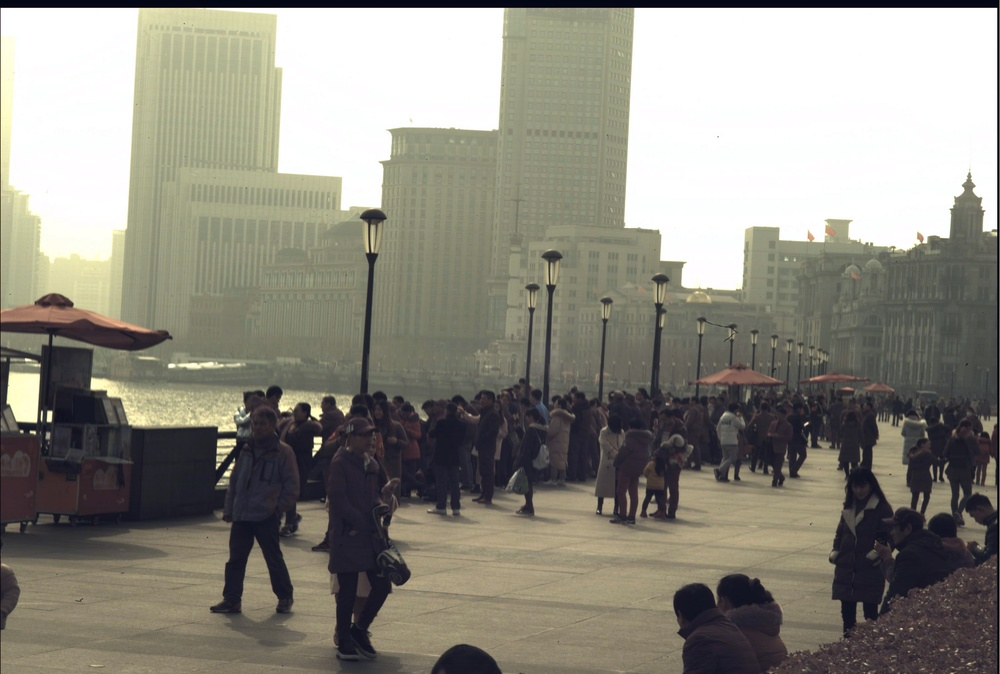
#> input picture ZHY/white_img/P1.jpg, 1000 x 674 px, shrunk from 3028 x 2042 before the run, found by its file name
$ python '灰度化.py'
#> lines starting #> are read from the running program, lines starting #| are printed output that depends on the picture
# RGB 转换为灰度图、二值化图
from PIL import Image
import cv2

I = Image.open('/home/zhangcheng/Desktop/ZHY/white_img/P1.jpg')
#> I is the input picture: PIL image 1000x674 RGB; mean R, G, B 141.3, 138.8, 128.4
L = I.convert('L')  # 转化为灰度图
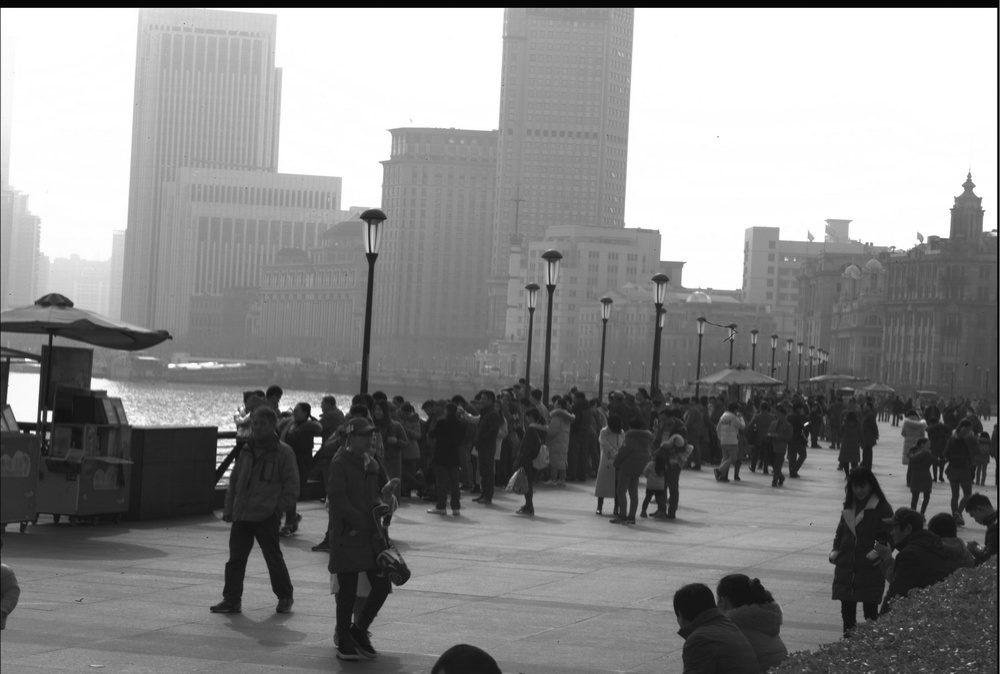
#> L: PIL image 1000x674 L; min 0, max 255, mean 138.3
L.save('1.jpg')

im = cv2.imread('1.jpg', 0)
#> im: shape (674, 1000); min 0, max 255, mean 138.3
eq = cv2.equalizeHist(im)  # 灰度图片直方图均衡化
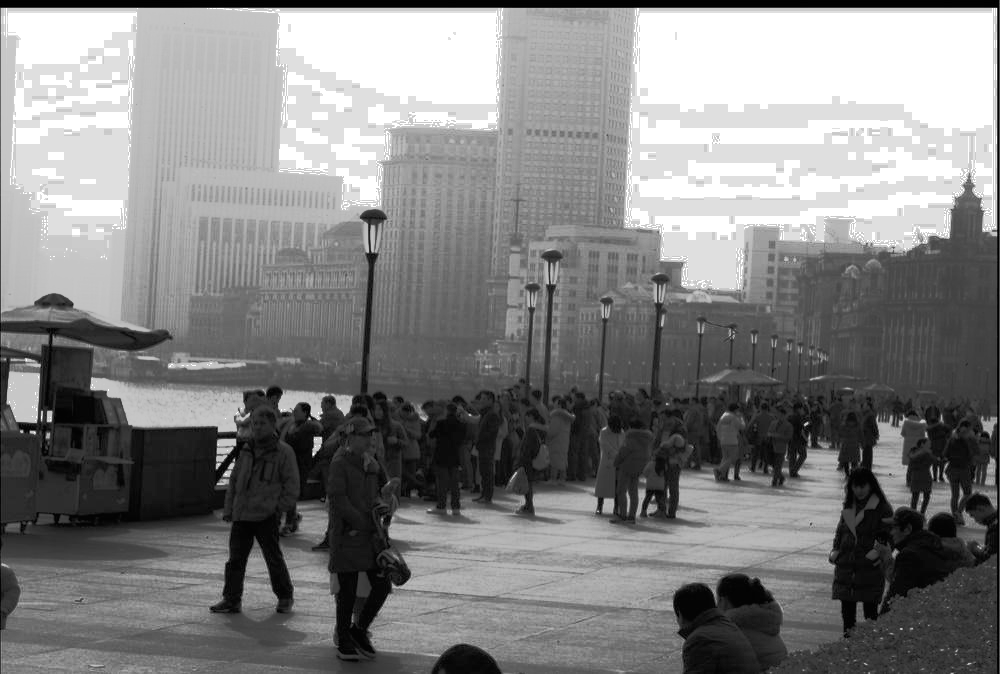
#> eq: shape (674, 1000); min 0, max 255, mean 130.7
cv2.imwrite('vi2.jpg', eq)  # 保存图片在当前目录下

$ run again, with ZHY/white_img/P2.jpg copied over ZHY/white_img/P1.jpg
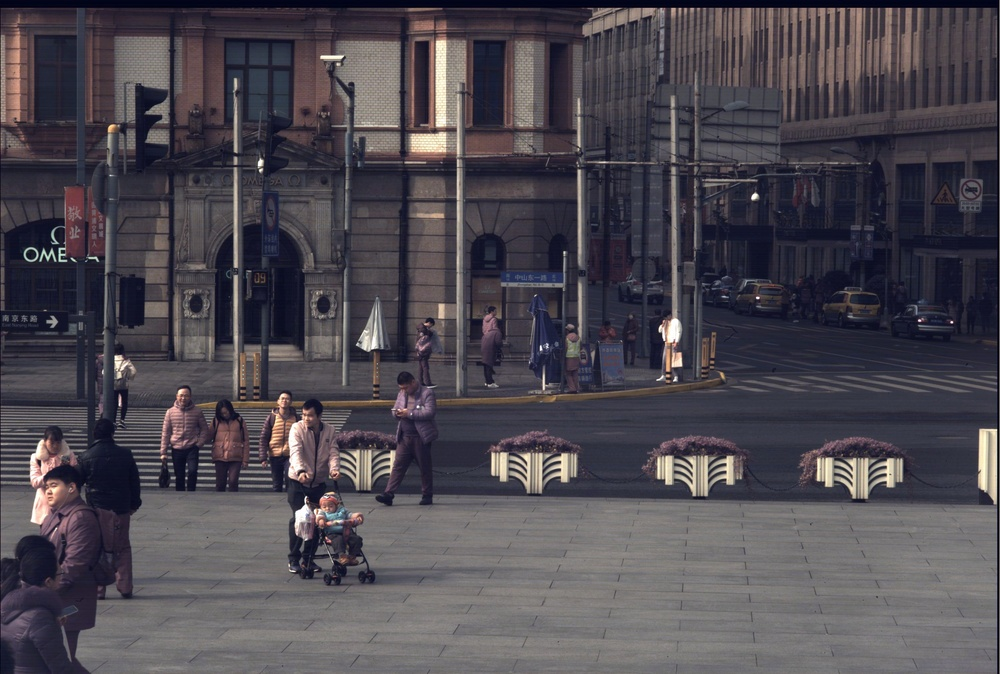
#> input picture ZHY/white_img/P2.jpg, 1000 x 674 px, shrunk from 3028 x 2042 before the run, found by its file name
#> I is the input picture: PIL image 1000x674 RGB; mean R, G, B 77.4, 73, 80.5
#> `L = I.convert('L')`:
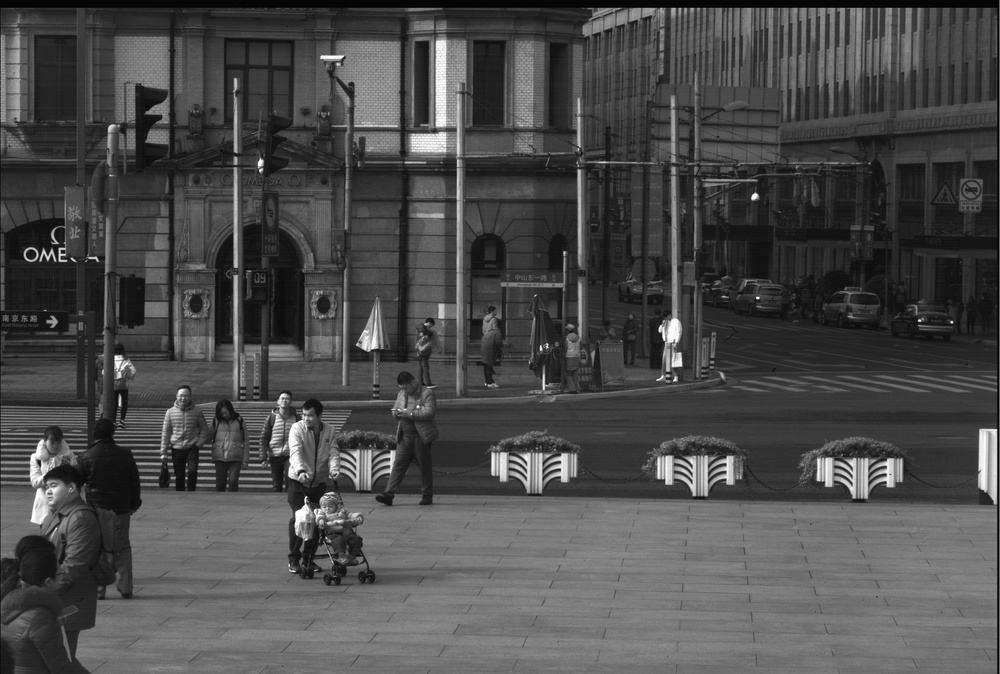
#> L: PIL image 1000x674 L; min 0, max 255, mean 75.2
#> `eq = cv2.equalizeHist(im)`:
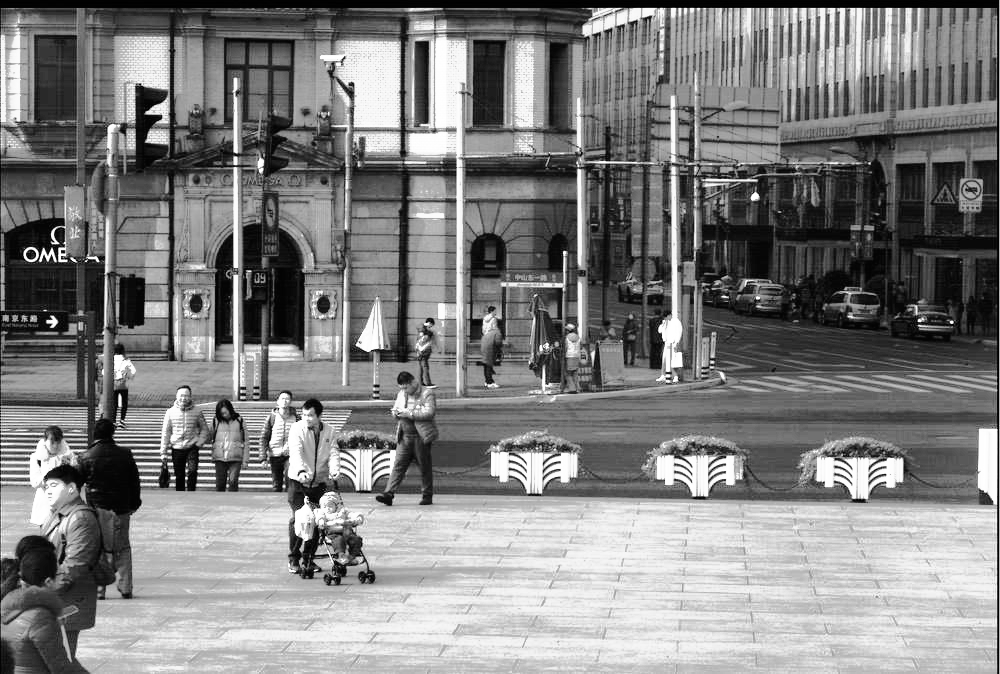
#> eq: shape (674, 1000); min 0, max 255, mean 128.5

$ run again, with ZHY/white_img/P3.jpg copied over ZHY/white_img/P1.jpg
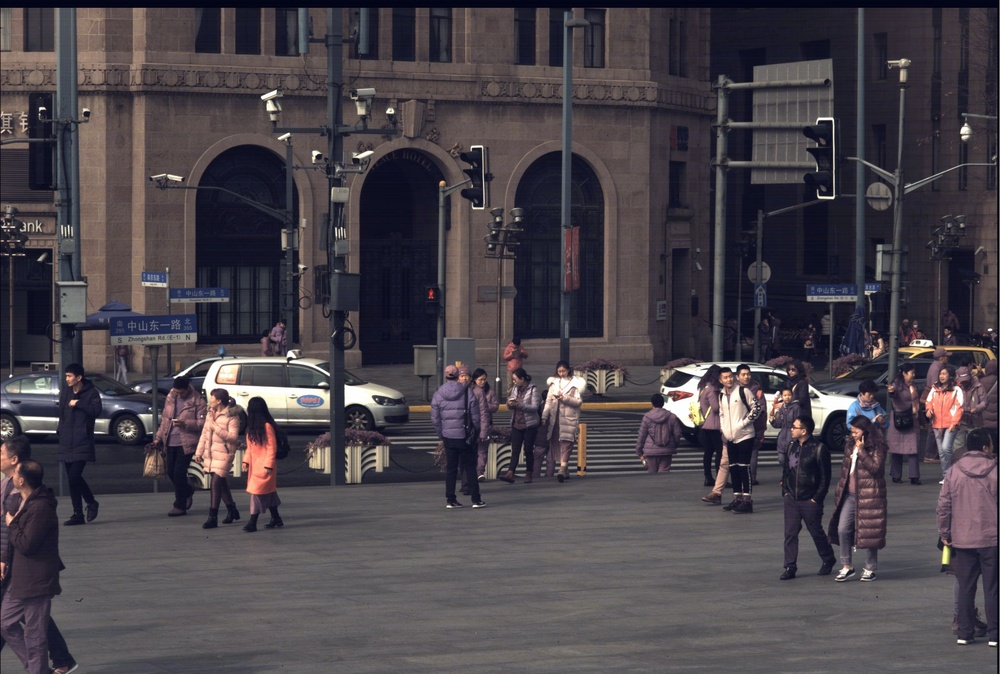
#> input picture ZHY/white_img/P3.jpg, 1000 x 674 px, shrunk from 3028 x 2042 before the run, found by its file name
#> I is the input picture: PIL image 1000x674 RGB; mean R, G, B 74, 67.9, 74.5
#> `L = I.convert('L')`:
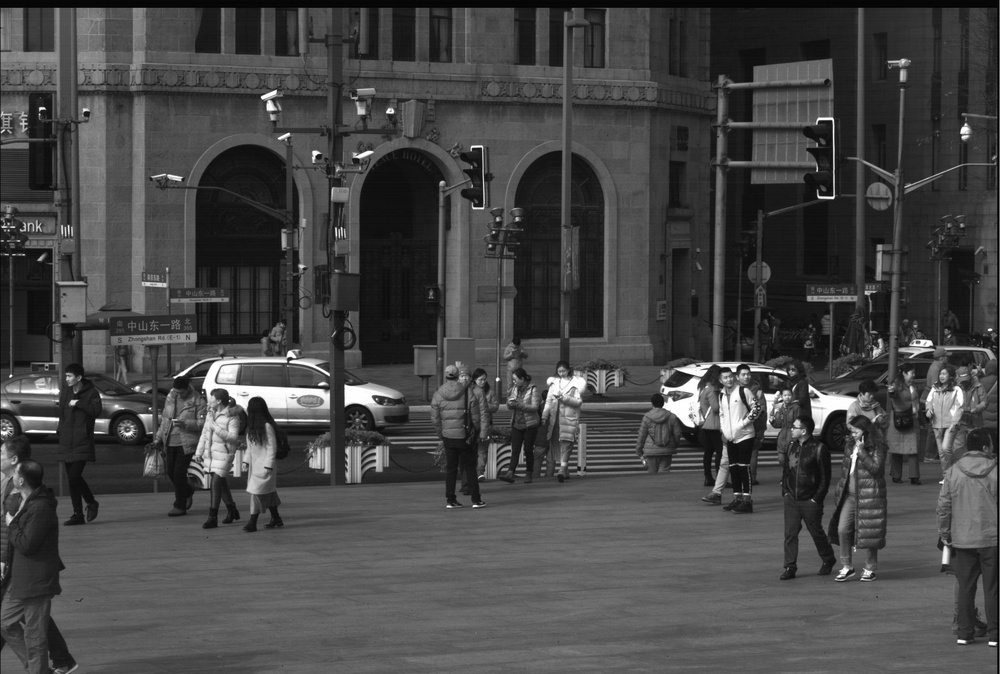
#> L: PIL image 1000x674 L; min 0, max 255, mean 70.5
#> `eq = cv2.equalizeHist(im)`:
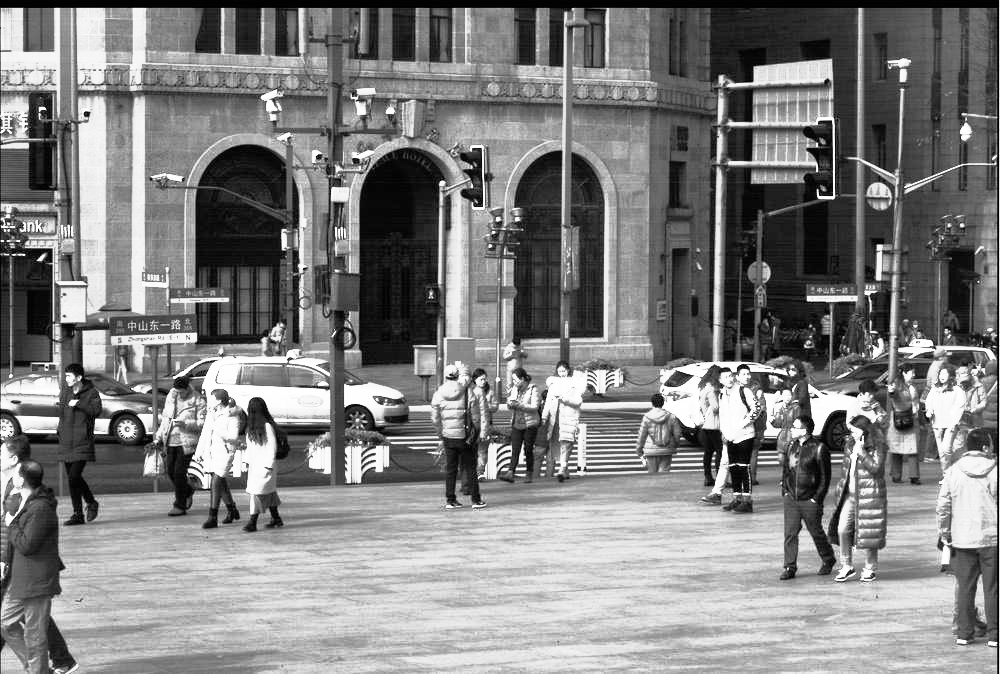
#> eq: shape (674, 1000); min 0, max 255, mean 128.6
